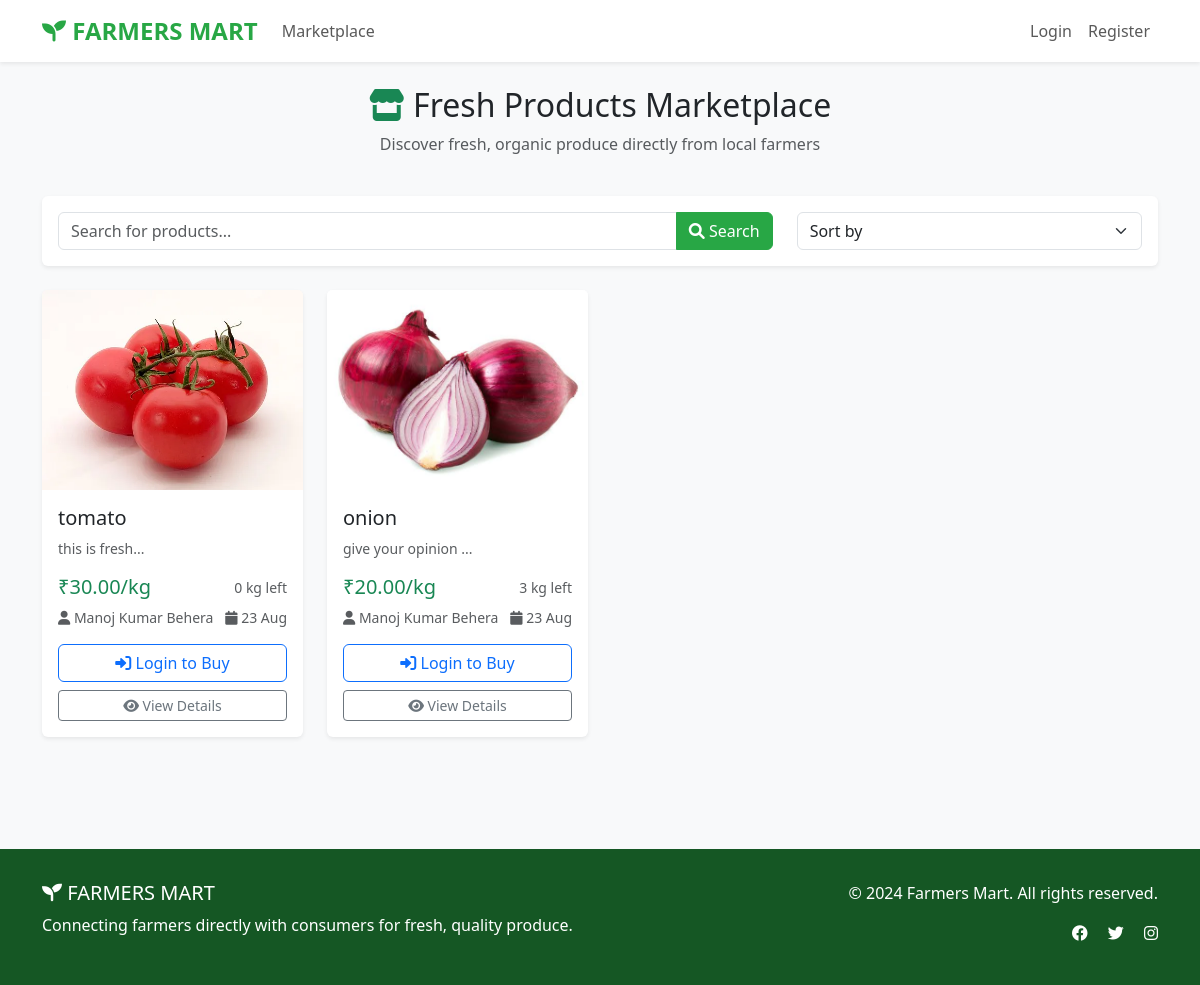
/marketplace, run on the app's committed database.
### app.py (models this page shows)
class Product(db.Model):
    id = db.Column(db.Integer, primary_key=True)
    name = db.Column(db.String(100), nullable=False)
    description = db.Column(db.Text, nullable=False)
    price = db.Column(db.Float, nullable=False)
    quantity = db.Column(db.Integer, nullable=False)
    image_filename = db.Column(db.String(100), nullable=True)
    farmer_id = db.Column(db.Integer, db.ForeignKey('user.id'), nullable=False)
    created_at = db.Column(db.DateTime, default=datetime.utcnow)
    is_active = db.Column(db.Boolean, default=True)

class User(db.Model):
    id = db.Column(db.Integer, primary_key=True)
    phone_number = db.Column(db.String(15), unique=True, nullable=False)
    name = db.Column(db.String(100), nullable=False)
    user_type = db.Column(db.String(20), nullable=False)  # 'farmer' or 'consumer'
    created_at = db.Column(db.DateTime, default=datetime.utcnow)
    products = db.relationship('Product', backref='farmer', lazy=True)
    orders = db.relationship('Order', backref='consumer', lazy=True)
    cart_items = db.relationship('CartItem', backref='user', lazy=True)

### app.py (the view, shortened to what this page needs)
@app.route('/marketplace')
def marketplace():
    search_query = request.args.get('search', '')
    products = Product.query.filter_by(is_active=True)
    products = products.all()
    return render_template('marketplace.html', products=products, search_query=search_query)

### templates/marketplace.html (shortened to what this page needs)
{% extends "base.html" %}
{% block content %}
<div class="container py-4">
    <div class="row mb-4">
        <div class="col-12">
            <div class="text-center">
                <h2><i class="fas fa-store text-success"></i> Fresh Products Marketplace</h2>
                <p class="text-muted">Discover fresh, organic produce directly from local farmers</p>
            </div>
        </div>
    </div>
    <div class="row mb-4">
        <div class="col-12">
            <div class="card">
                <div class="card-body">
                    <form method="GET" action="{{ url_for('marketplace') }}">
                        <div class="row">
                            <div class="col-md-8">
                                <div class="input-group">
                                    <input type="text" class="form-control" name="search" value="{{ search_query }}"
                                        placeholder="Search for products...">
                                    <button class="btn btn-primary" type="submit">
                                        <i class="fas fa-search"></i> Search
                                    </button>
                                </div>
                            </div>
                            <div class="col-md-4">
                                <select class="form-select" id="sortSelect" onchange="sortProducts(this.value)">
                                    <option value="">Sort by</option>
                                </select>
                            </div>
                        </div>
                    </form>
                </div>
            </div>
        </div>
    </div>
    <div class="row" id="productsGrid">
        {% if products %}
        {% for product in products %}
        <div class="col-lg-3 col-md-4 col-sm-6 mb-4 product-card" data-name="{{ product.name|lower }}"
            data-price="{{ product.price }}" data-date="{{ product.created_at.isoformat() }}">
            <div class="card h-100 shadow-sm">
                {% if product.image_filename %}
                <img src="{{ url_for('static', filename='uploads/' + product.image_filename) }}"
                    class="card-img-top product-image" alt="{{ product.name }}">
                {% else %}
                <div class="card-img-top bg-light d-flex align-items-center justify-content-center product-image">
                    <i class="fas fa-image fa-3x text-muted"></i>
                </div>
                {% endif %}
                <div class="card-body d-flex flex-column">
                    <h5 class="card-title">{{ product.name }}</h5>
                    <p class="card-text text-muted small flex-grow-1">{{ product.description[:100] }}...</p>
                    <div class="mt-auto">
                        <div class="d-flex justify-content-between align-items-center mb-2">
                            <span class="h5 text-success mb-0">₹{{ "%.2f"|format(product.price) }}/kg</span>
                            <small class="text-muted">{{ product.quantity }} kg left</small>
                        </div>
                        <div class="d-flex justify-content-between align-items-center mb-3">
                            <small class="text-muted">
                                <i class="fas fa-user"></i> {{ product.farmer.name }}
                            </small>
                            <small class="text-muted">
                                <i class="fas fa-calendar"></i> {{ product.created_at.strftime('%d %b') }}
                            </small>
                        </div>
                        <div class="d-grid gap-2">
                            {% if session.user_id and session.user_type == 'consumer' %}
                            <button class="btn btn-primary add-to-cart" data-product-id="{{ product.id }}"
                                data-product-name="{{ product.name }}" data-product-price="{{ product.price }}"
                                data-max-quantity="{{ product.quantity }}">
                                <i class="fas fa-cart-plus"></i> Add to Cart
                            </button>
                            {% else %}
                            <a href="{{ url_for('login') }}" class="btn btn-outline-primary">
                                <i class="fas fa-sign-in-alt"></i> Login to Buy
                            </a>
                            {% endif %}
                            <button class="btn btn-outline-secondary btn-sm view-product"
                                data-product-id="{{ product.id }}" data-bs-toggle="modal"
                                data-bs-target="#productModal">
                                <i class="fas fa-eye"></i> View Details
                            </button>
                        </div>
                    </div>
                </div>
            </div>
        </div>
        {% endfor %}
        {% endif %}
    </div>
</div>
{% endblock %}

### templates/base.html (shortened to what this page needs)
<!DOCTYPE html>
<html lang="en">
<head>
    <link href="https://cdn.jsdelivr.net/npm/bootstrap@5.3.0/dist/css/bootstrap.min.css" rel="stylesheet">
    <link href="https://cdnjs.cloudflare.com/ajax/libs/font-awesome/6.0.0/css/all.min.css" rel="stylesheet">
    <link href="{{ url_for('static', filename='css/custom.css') }}" rel="stylesheet">
</head>
<body>
    <nav class="navbar navbar-expand-lg navbar-light bg-white shadow-sm">
        <div class="container">
            <a class="navbar-brand" href="{{ url_for('index') }}">
                <i class="fas fa-seedling"></i> FARMERS MART
            </a>
            <div class="collapse navbar-collapse" id="navbarNav">
                <ul class="navbar-nav me-auto">
                    <li class="nav-item">
                        <a class="nav-link" href="{{ url_for('marketplace') }}">Marketplace</a>
                    </li>
                </ul>
                <ul class="navbar-nav">
                    {% if session.user_id %}
                        <li class="nav-item dropdown">
                            <a class="nav-link dropdown-toggle" href="#" role="button" data-bs-toggle="dropdown">
                                <i class="fas fa-user"></i> {{ session.user_name }}
                            </a>
                            <ul class="dropdown-menu">
                                {% if session.user_type == 'farmer' %}
                                    <li><a class="dropdown-item" href="{{ url_for('farmer_dashboard') }}">Dashboard</a></li>
                                    <li><a class="dropdown-item" href="{{ url_for('orders') }}">Orders</a></li>
                                {% else %}
                                    <li><a class="dropdown-item" href="{{ url_for('consumer_dashboard') }}">Dashboard</a></li>
                                    <li><a class="dropdown-item" href="{{ url_for('orders') }}">My Orders</a></li>
                                {% endif %}
                                <li><hr class="dropdown-divider"></li>
                                <li><a class="dropdown-item" href="{{ url_for('logout') }}">Logout</a></li>
                            </ul>
                        </li>
                    {% else %}
                        <li class="nav-item">
                            <a class="nav-link" href="{{ url_for('login') }}">Login</a>
                        </li>
                        <li class="nav-item">
                            <a class="nav-link" href="{{ url_for('register') }}">Register</a>
                        </li>
                    {% endif %}
                </ul>
            </div>
        </div>
    </nav>
    <main>
        {% block content %}{% endblock %}
    </main>
    <footer class="footer">
        <div class="container">
            <div class="row">
                <div class="col-md-6">
                    <h5><i class="fas fa-seedling"></i> FARMERS MART</h5>
                    <p>Connecting farmers directly with consumers for fresh, quality produce.</p>
                </div>
                <div class="col-md-6 text-md-end">
                    <p>&copy; 2024 Farmers Mart. All rights reserved.</p>
                    <div class="social-links">
                        <a href="#" class="text-white me-3"><i class="fab fa-facebook"></i></a>
                        <a href="#" class="text-white me-3"><i class="fab fa-twitter"></i></a>
                        <a href="#" class="text-white"><i class="fab fa-instagram"></i></a>
                    </div>
                </div>
            </div>
        </div>
    </footer>
</body>
</html>

### static/css/custom.css (style rules this page uses)
:root { --primary-green: #28a745; --secondary-green: #20c997; --dark-green: #155724; --light-green: #d4edda; }
body { font-family: 'Segoe UI', Tahoma, Geneva, Verdana, sans-serif; background-color: #f8f9fa; }
.navbar-brand { font-weight: bold; font-size: 1.5rem; color: var(--primary-green) !important; }
.btn-primary { background-color: var(--primary-green); border-color: var(--primary-green); }
.card { border: none; box-shadow: 0 0.125rem 0.25rem rgba(0, 0, 0, 0.075); transition: all 0.3s ease; }
.product-image { height: 200px; object-fit: cover; }
.footer { background-color: var(--dark-green); color: white; padding: 2rem 0; margin-top: 4rem; }

### data on the page
Product: image_filename (picture), name "tomato", description "this is fresh", price "30.00", quantity "0", farmer.name "Manoj Kumar Behera", created_at "23 Aug"
Product: image_filename (picture), name "onion", description "give your opinion", price "20.00", quantity "3", farmer.name "Manoj Kumar Behera", created_at "23 Aug"
